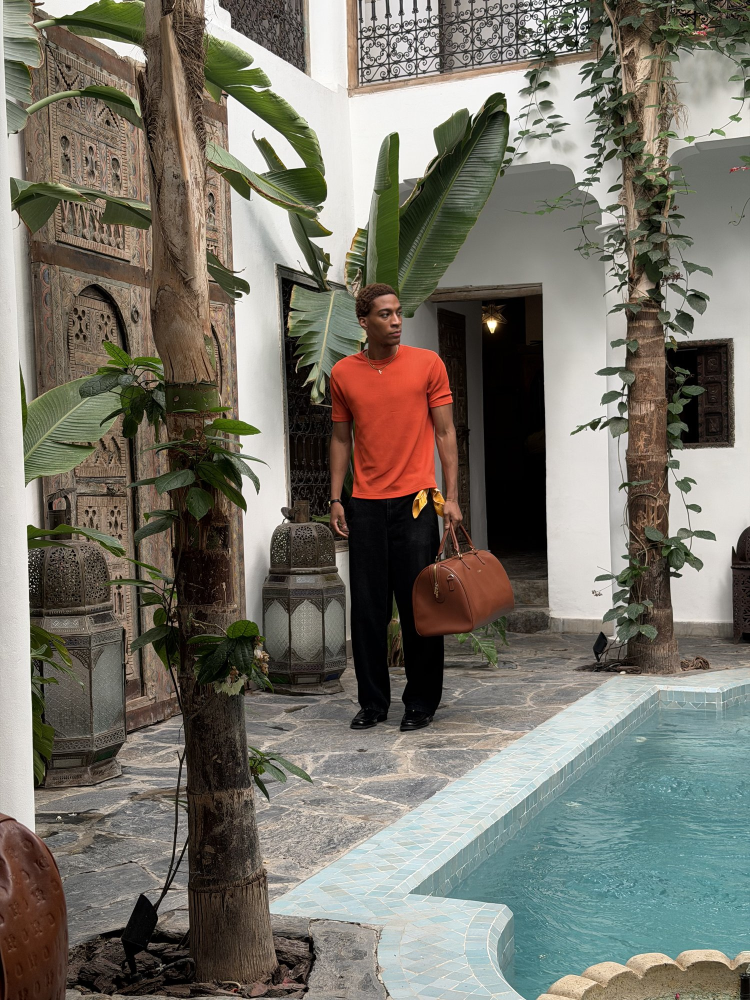
#> input picture site/media/img_1785.jpg, 1500 x 2000 px (shown at 1/2 size); its folder holds 4 pictures in this run
$ python make_share_image.py
#> lines starting #> are read from the running program, lines starting #| are printed output that depends on the picture; after the words box and inside, x2 and y2 are one past the last pixel; in counts of white or black regions, pixels touching at a corner belong together
"""Make site/og.jpg, the 1200x630 preview card that iMessage, Instagram DMs, LinkedIn etc. show for the link.

    .venv/Scripts/python scripts/make_share_image.py duo_bags

Name on the left, the chosen photo on the right. Uses Windows' Georgia and Arial as stand-ins for the
site's Bodoni Moda and Jost, so it needs no font downloads.
"""
import sys
from pathlib import Path

from PIL import Image, ImageDraw, ImageFilter, ImageFont

ROOT = Path(__file__).resolve().parents[1]
SITE = ROOT / 'site'
W, H = 1200, 630
BG, INK, INK2, ACCENT, ACCENT2 = '#100F0E', '#ECE7DD', '#A39D92', '#C9B79C', '#9C9488'
FONTS = Path('C:/Windows/Fonts')


def main(media_id):
#> called with media_id = 'img_1785'
    card = Image.new('RGB', (W, H), BG)

    # warm glow bottom-left, like the hero
    glow = Image.new('L', (W, H), 0)
#> glow: PIL image 1200x630 L; every value is 0
    ImageDraw.Draw(glow).ellipse((-380, 300, 520, 1100), fill=120)
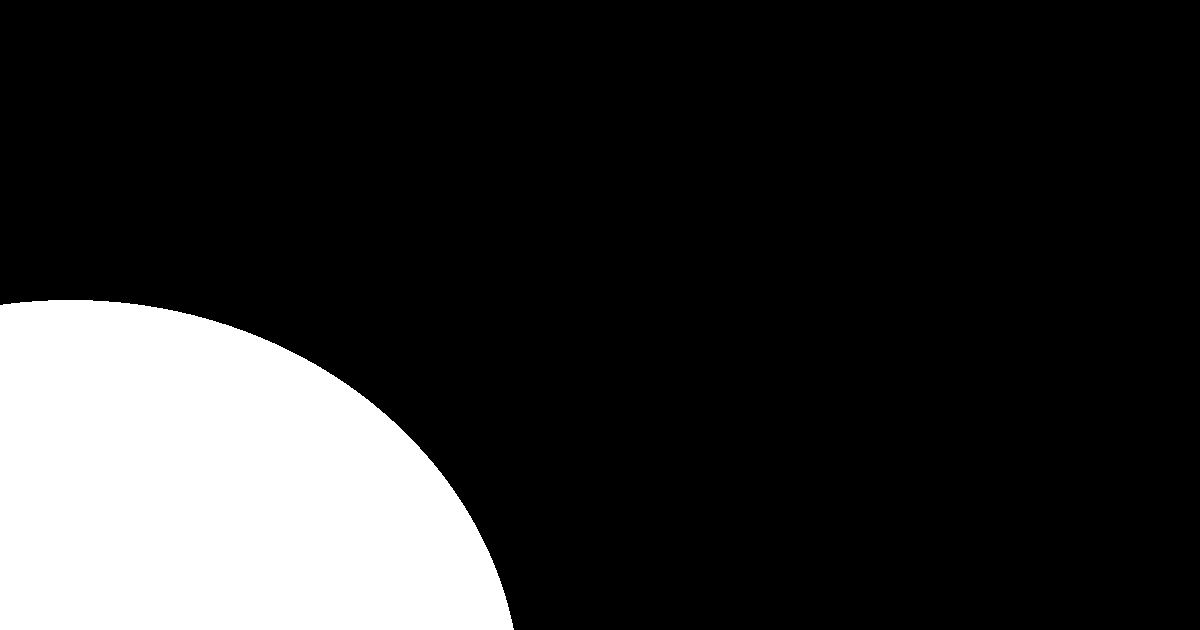
#> glow: PIL image 1200x630 L; values 0 (black) and 120 (white), 17.6% white; 1 white region, box (x1, y1, x2, y2) and area: (0, 300, 514, 630) 133231
    glow = glow.filter(ImageFilter.GaussianBlur(120))
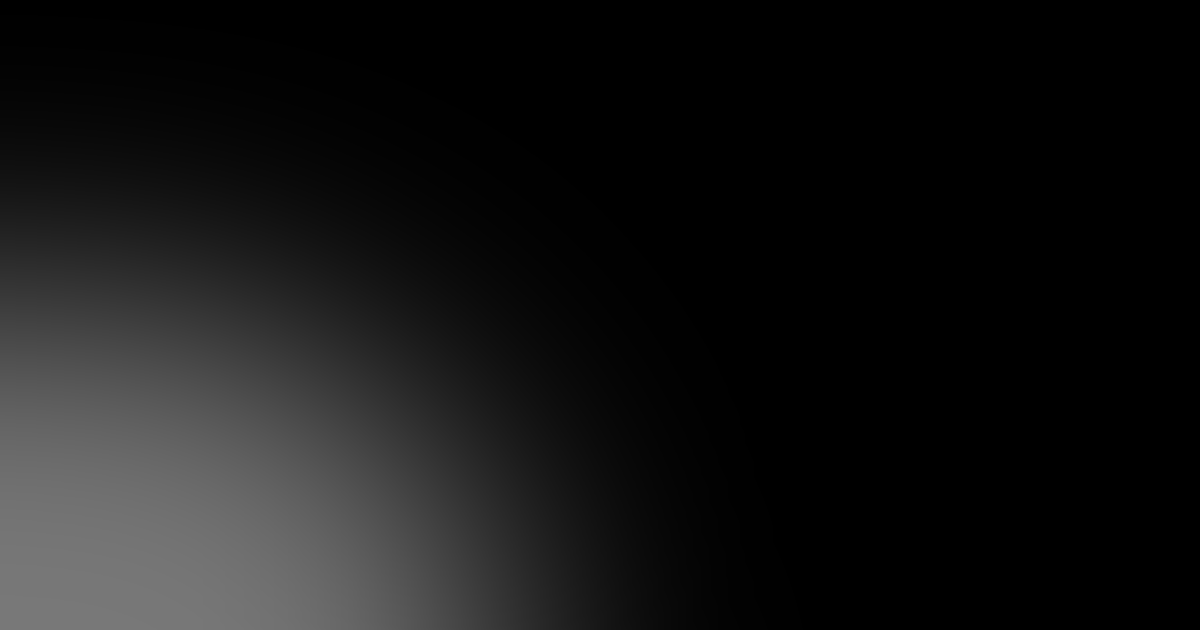
#> glow: PIL image 1200x630 L; min 0, max 120, mean 21.3
    card.paste(Image.new('RGB', (W, H), ACCENT), (0, 0), glow)
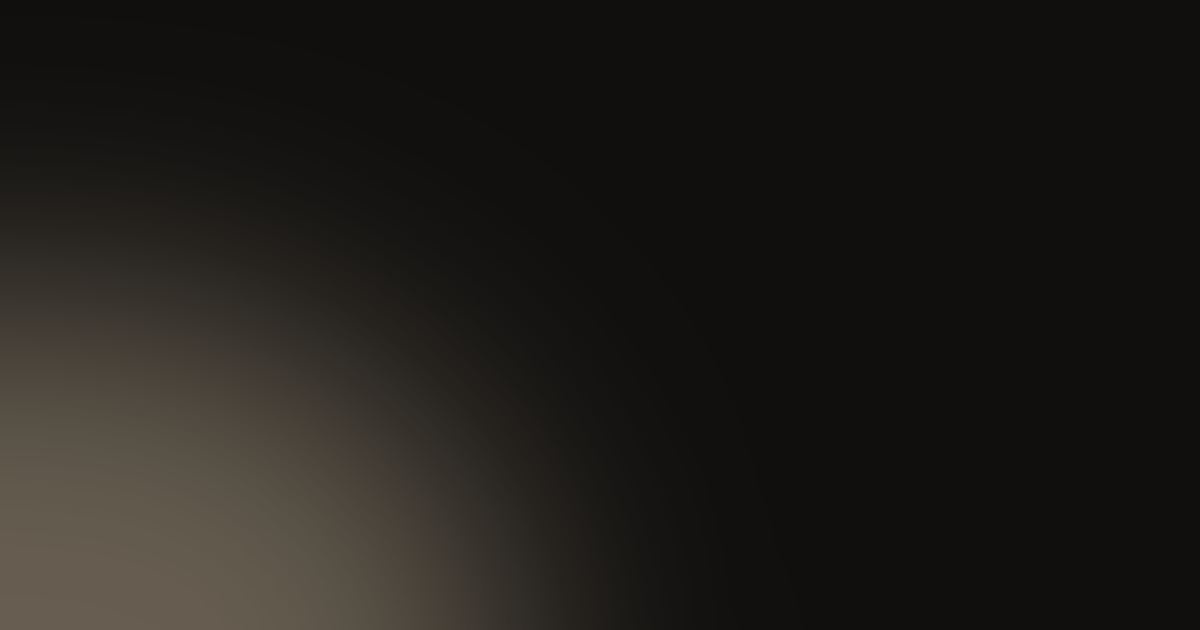
#> card: PIL image 1200x630 RGB; mean R, G, B 31.5, 29, 25.9

    # photo, cropped to a tall card on the right with rounded corners
    pw, ph = 380, 530
    with Image.open(SITE / 'media' / f'{media_id}.jpg') as src:
#> src is the input picture: PIL image 1500x2000 RGB; mean R, G, B 119.5, 116.3, 106.1
        scale = max(pw / src.width, ph / src.height)
#> scale = 0.265
        im = src.resize((round(src.width * scale), round(src.height * scale)), Image.LANCZOS)
    left = (im.width - pw) // 2
#> left = 9
    im = im.crop((left, 0, left + pw, ph))
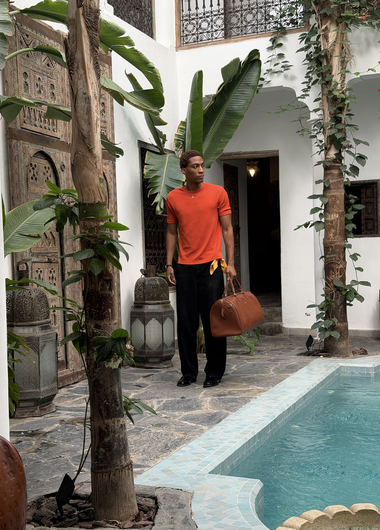
#> im: PIL image 380x530 RGB; mean R, G, B 117.7, 114.3, 104
    mask = Image.new('L', (pw, ph), 0)
#> mask: PIL image 380x530 L; every value is 0
    ImageDraw.Draw(mask).rounded_rectangle((0, 0, pw - 1, ph - 1), radius=22, fill=255)
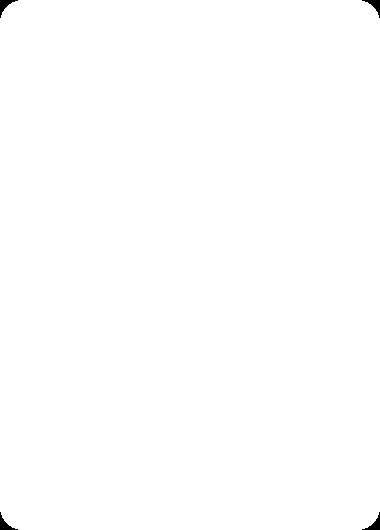
#> mask: PIL image 380x530 L; 99.8% white; 4 black regions, box (x1, y1, x2, y2) and area: (0, 0, 18, 18) 111, (362, 0, 380, 18) 111, (0, 512, 18, 530) 111, (362, 512, 380, 530) 111
    px, py = W - pw - 70, (H - ph) // 2
    card.paste(im, (px, py), mask)
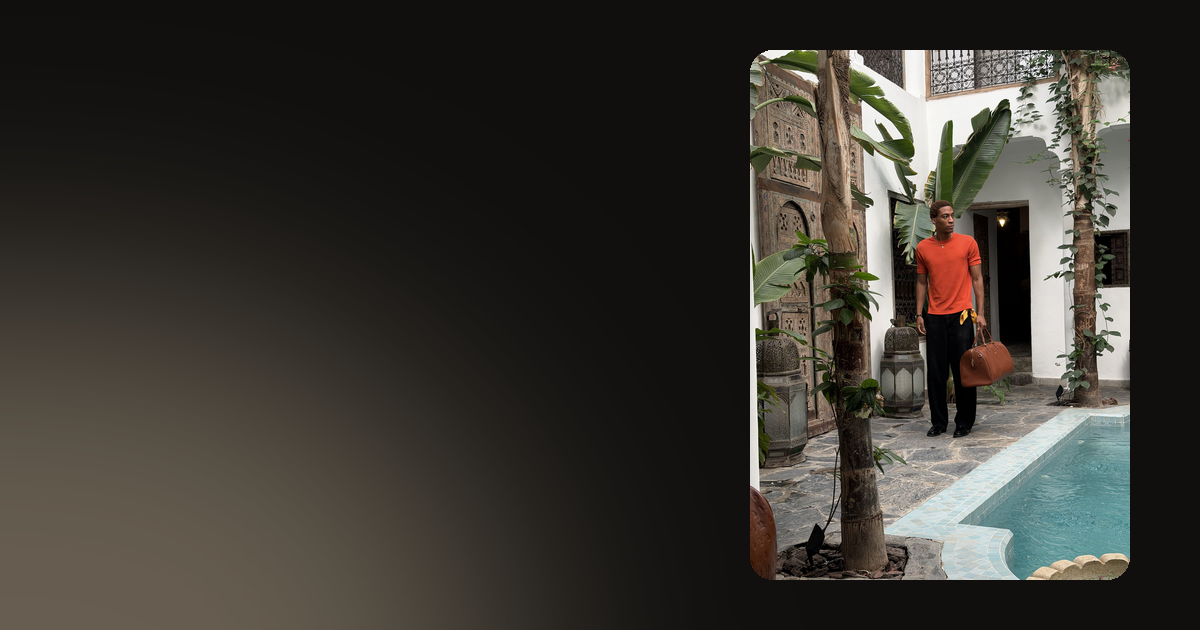
#> card: PIL image 1200x630 RGB; mean R, G, B 58.5, 55.4, 49.8

    d = ImageDraw.Draw(card)
    d.rounded_rectangle((px - 4, py + 26, px + 128, py + 62), radius=18, fill=ACCENT2)
    d.text((px + 12, py + 33), '@mb.dayy', font=ImageFont.truetype(str(FONTS / 'arialbd.ttf'), 21), fill=BG)

    big = ImageFont.truetype(str(FONTS / 'georgia.ttf'), 112)
    d.text((70, 130), 'DAVID', font=big, fill=INK)
    d.text((70, 280), 'BABAFEMI', font=ImageFont.truetype(str(FONTS / 'georgiai.ttf'), 112), fill=ACCENT)
    d.text((74, 470), 'MODEL  ·  WASHINGTON, DC  ·  NEW YORK', font=ImageFont.truetype(str(FONTS / 'arial.ttf'), 22), fill=INK2)

    out = SITE / 'og.jpg'
    card.save(out, 'JPEG', quality=88, optimize=True)
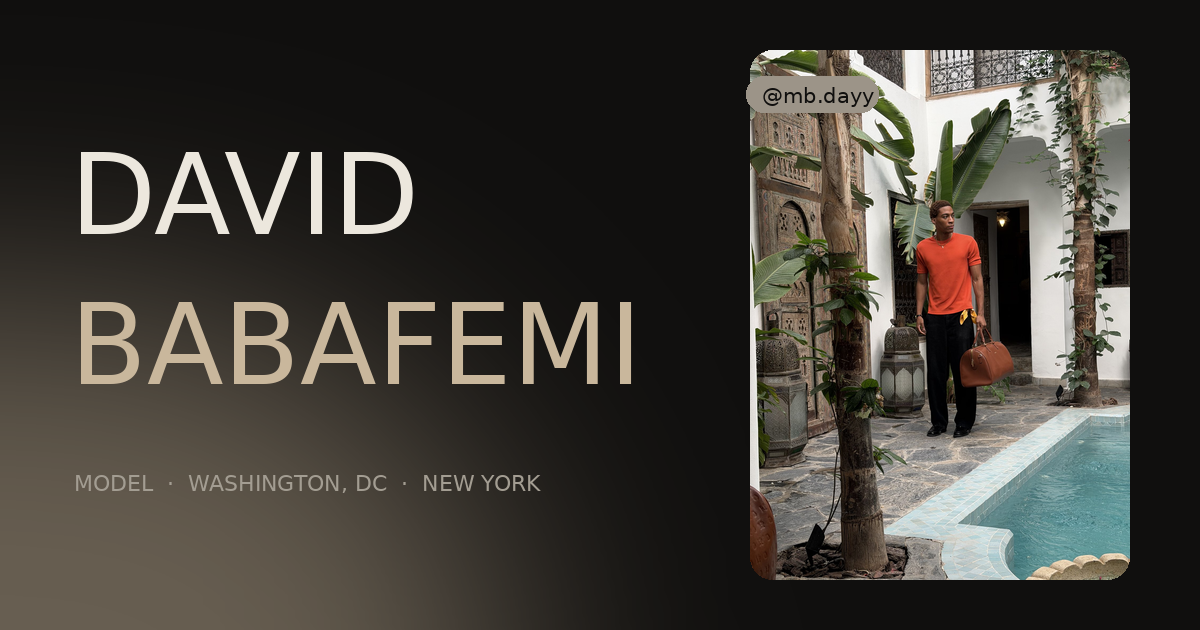
#> saved as og.jpg: PIL image 1200x630 RGB; mean R, G, B 65, 61.6, 55.5
    print(f'wrote {out} ({out.stat().st_size // 1000} KB)')


if __name__ == '__main__':
    main(sys.argv[1] if len(sys.argv) > 1 else 'img_1785')
